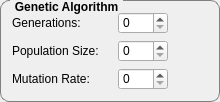
         <widget class="QGroupBox" name="GeneticAlgorithmGB">
          <property name="sizePolicy">
           <sizepolicy hsizetype="Expanding" vsizetype="Preferred">
            <horstretch>1</horstretch>
            <verstretch>0</verstretch>
           </sizepolicy>
          </property>
          <property name="font">
           <font>
            <weight>75</weight>
            <bold>true</bold>
           </font>
          </property>
          <property name="styleSheet">
           <string notr="true">
QGroupBox {
    border: 1px solid gray;
    border-radius: 9px;
    margin-top: 0.5em;
    font-weight: bold;
}

QGroupBox::title {
    subcontrol-origin: margin;
    left: 10px;
    padding: 0 3px 0 3px;
}</string>
          </property>
          <property name="title">
           <string>Genetic Algorithm</string>
          </property>
          <layout class="QVBoxLayout" name="verticalLayout_9">
           <item>
            <layout class="QHBoxLayout" name="horizontalLayout_71">
             <item>
              <widget class="QLabel" name="GAGenerationsLBL">
               <property name="sizePolicy">
                <sizepolicy hsizetype="Fixed" vsizetype="Preferred">
                 <horstretch>0</horstretch>
                 <verstretch>0</verstretch>
                </sizepolicy>
               </property>
               <property name="minimumSize">
                <size>
                 <width>100</width>
                 <height>0</height>
                </size>
               </property>
               <property name="maximumSize">
                <size>
                 <width>100</width>
                 <height>16777215</height>
                </size>
               </property>
               <property name="text">
                <string>Generations:</string>
               </property>
              </widget>
             </item>
             <item>
              <widget class="QSpinBox" name="GAGenerationsSB">
               <property name="sizePolicy">
                <sizepolicy hsizetype="Fixed" vsizetype="Fixed">
                 <horstretch>0</horstretch>
                 <verstretch>0</verstretch>
                </sizepolicy>
               </property>
               <property name="minimumSize">
                <size>
                 <width>50</width>
                 <height>0</height>
                </size>
               </property>
               <property name="maximumSize">
                <size>
                 <width>50</width>
                 <height>16777215</height>
                </size>
               </property>
               <property name="maximum">
                <number>10000</number>
               </property>
              </widget>
             </item>
             <item>
              <spacer name="horizontalSpacer_68">
               <property name="orientation">
                <enum>Qt::Horizontal</enum>
               </property>
               <property name="sizeHint" stdset="0">
                <size>
                 <width>40</width>
                 <height>20</height>
                </size>
               </property>
              </spacer>
             </item>
            </layout>
           </item>
           <item>
            <layout class="QHBoxLayout" name="horizontalLayout_72">
             <item>
              <widget class="QLabel" name="GAPopulationSizeLBL">
               <property name="sizePolicy">
                <sizepolicy hsizetype="Fixed" vsizetype="Preferred">
                 <horstretch>0</horstretch>
                 <verstretch>0</verstretch>
                </sizepolicy>
               </property>
               <property name="minimumSize">
                <size>
                 <width>100</width>
                 <height>0</height>
                </size>
               </property>
               <property name="maximumSize">
                <size>
                 <width>100</width>
                 <height>16777215</height>
                </size>
               </property>
               <property name="text">
                <string>&lt;html&gt;&lt;head/&gt;&lt;body&gt;&lt;p&gt;Population Size:&lt;/p&gt;&lt;/body&gt;&lt;/html&gt;</string>
               </property>
              </widget>
             </item>
             <item>
              <widget class="QSpinBox" name="GAPopulationSizeSB">
               <property name="sizePolicy">
                <sizepolicy hsizetype="Fixed" vsizetype="Fixed">
                 <horstretch>0</horstretch>
                 <verstretch>0</verstretch>
                </sizepolicy>
               </property>
               <property name="minimumSize">
                <size>
                 <width>50</width>
                 <height>0</height>
                </size>
               </property>
               <property name="maximumSize">
                <size>
                 <width>50</width>
                 <height>16777215</height>
                </size>
               </property>
               <property name="frame">
                <bool>true</bool>
               </property>
               <property name="readOnly">
                <bool>false</bool>
               </property>
               <property name="buttonSymbols">
                <enum>QAbstractSpinBox::UpDownArrows</enum>
               </property>
               <property name="minimum">
                <number>0</number>
               </property>
               <property name="maximum">
                <number>10000</number>
               </property>
               <property name="value">
                <number>0</number>
               </property>
              </widget>
             </item>
             <item>
              <spacer name="horizontalSpacer_69">
               <property name="orientation">
                <enum>Qt::Horizontal</enum>
               </property>
               <property name="sizeHint" stdset="0">
                <size>
                 <width>40</width>
                 <height>20</height>
                </size>
               </property>
              </spacer>
             </item>
            </layout>
           </item>
           <item>
            <layout class="QHBoxLayout" name="horizontalLayout_73">
             <item>
              <widget class="QLabel" name="GAMutationRateLBL">
               <property name="sizePolicy">
                <sizepolicy hsizetype="Fixed" vsizetype="Preferred">
                 <horstretch>0</horstretch>
                 <verstretch>0</verstretch>
                </sizepolicy>
               </property>
               <property name="minimumSize">
                <size>
                 <width>100</width>
                 <height>0</height>
                </size>
               </property>
               <property name="maximumSize">
                <size>
                 <width>100</width>
                 <height>16777215</height>
                </size>
               </property>
               <property name="text">
                <string>&lt;html&gt;&lt;head/&gt;&lt;body&gt;&lt;p&gt;Mutation Rate:&lt;/p&gt;&lt;/body&gt;&lt;/html&gt;</string>
               </property>
              </widget>
             </item>
             <item>
              <widget class="QSpinBox" name="GAMutationRateSB">
               <property name="sizePolicy">
                <sizepolicy hsizetype="Fixed" vsizetype="Fixed">
                 <horstretch>0</horstretch>
                 <verstretch>0</verstretch>
                </sizepolicy>
               </property>
               <property name="minimumSize">
                <size>
                 <width>50</width>
                 <height>0</height>
                </size>
               </property>
               <property name="maximumSize">
                <size>
                 <width>50</width>
                 <height>16777215</height>
                </size>
               </property>
               <property name="minimum">
                <number>0</number>
               </property>
               <property name="maximum">
                <number>10000</number>
               </property>
               <property name="value">
                <number>0</number>
               </property>
              </widget>
             </item>
             <item>
              <spacer name="horizontalSpacer_70">
               <property name="orientation">
                <enum>Qt::Horizontal</enum>
               </property>
               <property name="sizeHint" stdset="0">
                <size>
                 <width>40</width>
                 <height>20</height>
                </size>
               </property>
              </spacer>
             </item>
            </layout>
           </item>
          </layout>
         </widget>
